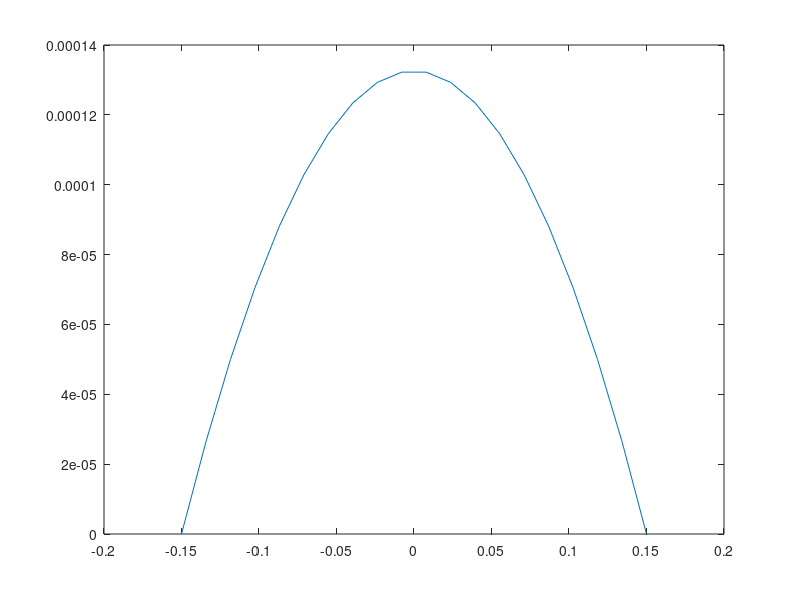

Here is the MATLAB script that generated this plot:


    format long;
	clc;
	clear all;
	
    YMAX = 20 % NUMBER OF GRID POINTS

	% MATERIAL PROPERTIES OF THE WATER
	RHO = 1000.0  	       % DENSITY OF THE FLUID
	MU = 0.00102 	       % DYNAMIC VISCOSITY OF THE FLUID  
	NU = MU/RHO  	       % KINEMATIC VISCOSITY OF THE FLUID

	disp('Fluid density, RHO [kg/m3] = ');
	RHO
	disp('Dynamic viscosity MU [Pas] = ');
	MU
	disp('Kinematic viscosity NU [m2/s] = ')
	NU

	% DIMENSIONS OF THE COMPUTATIONAL DOMAIN
	length = 10.0 	       % LENGTH OF THE DOMAIN [meter]
	height = 0.3  	       % HEIGHT OF THE DOMAIN [meter]
	width = 0.3            % WIDTH OF THE DOMAIN  [meter]

	l = length	       % LENGTH OF THE CHANNEL
	h = height	       % HEIGHT OF THE CHANNEL
	w = width	       % WIDTH OF THE CHANNEL

	disp('Length of the channel [m] = ')
	l
	disp('Height of the channel [m] = ')
	h
	disp('Width of the channel [m] = ')
	w

	% INPUT REYNOLDS NUMBER
	Re = 52.0 		
	%print *, 'Reynolds number = ', Re

	% COMPUTE THE AVERAGE VELOCITY OF THE FLOW
	ua = (Re*NU)/(2.0*h)
	%print *, 'Average velocity of the flow = ', ua

	% COMPUTE THE PRESSURE-DROP
	dp = (12.0*MU*l*ua)/(h*h)
	%print *, 'Pressure drop in the channel = ', dp

	% COMPUTE THE VOLUME FLOW RATE
	Q = (w*dp*h*h*h)/(12.0*MU*l)
	%print *, 'Volume flow rate = ', Q

	% ONE-DIMENSIONAL GRID GENERATION
% Discretization in y (centered at y = 0)
delY = h / (YMAX - 1);  % Grid spacing
y_min = -h / 2;
y_max =  h / 2;

% Generate symmetric grid from -h/2 to h/2
Y = linspace(y_min, y_max, YMAX);

% Analytical velocity profile
U = zeros(1, YMAX);
for J = 1:YMAX
    if J == 1 || J == YMAX
        U(J) = 0.0;  % No-slip at the walls
    else
         U(J) = (dp / (2.0 * MU * l)) * ((h^2) / 4 - Y(J)^2);

    end
end

    plot(Y',U')
	
	% WRITE THE COMPUTED ANALYTICAL VELOCITY PROFILE IN A FILE
	%open(1,file = 'OutputProfileNS1D.dat')

	%do J=1,YMAX
	%  write (1,*) Y(J), U(J)
 	%end do

	%close (1)

	%print *, 'OUTPUT FILE IS READY!'

%end program NavierStokes1DAnalyicalSolution

%! END
